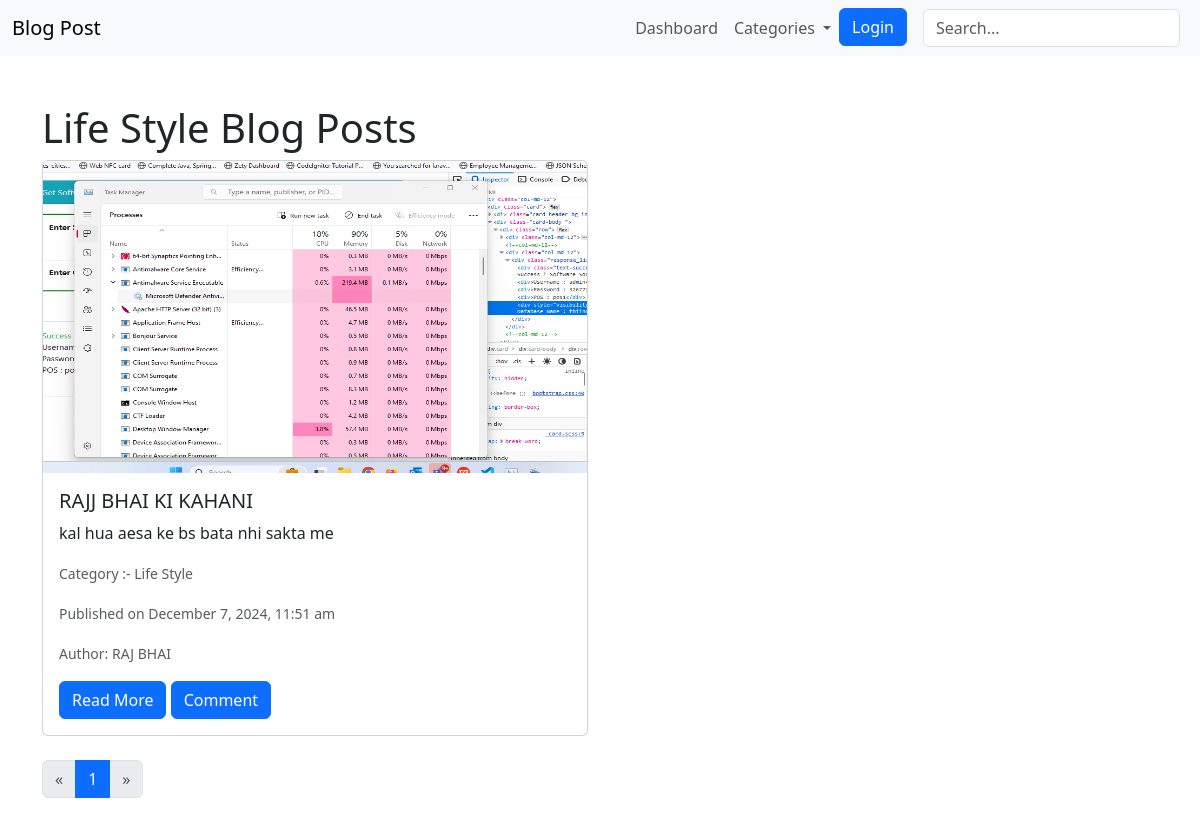
Screenshot of /category?cid=1 with the database file from the repository.
### tables this page shows
CREATE TABLE `categories` (
  `id` int(11) NOT NULL,
  `name` varchar(255) NOT NULL,
  `created_at` datetime DEFAULT CURRENT_TIMESTAMP
);

CREATE TABLE `posts` (
  `id` int(11) NOT NULL,
  `title` varchar(255) NOT NULL,
  `image` varchar(225) NOT NULL,
  `description` text,
  `authername` text,
  `publish_date` datetime NOT NULL,
  `status` enum('draft','published') DEFAULT 'published',
  `category_id` int(200) NOT NULL
);

### src/Controller.php (called while the page is built, shortened)
<?php
class Controller
{
    protected function render($view, $data = [])
    {
        extract($data);
        include "Views/$view.php";
    }
}

### src/Controllers/CategoryController.php (called while the page is built, shortened)
<?php
class CategoryController extends Controller {
    private $categoryModel;
    public function __construct($pdo) {
        $this->pdo = $pdo;
        $this->categoryModel = new Category($this->pdo);
    }
    public function getBlogByCaidById(){
       $id = $_REQUEST['cid'];
       $limit = 10;
        $page = isset($_GET['page']) && is_numeric($_GET['page']) ? (int)$_GET['page'] : 1;
        $offset = ($page - 1) * $limit;
        $posts = $this->categoryModel->catgetPaginatedPosts($limit, $offset, $id);
        $totalPosts = $this->categoryModel->catgetTotalPosts($id);
        $totalPages = ceil($totalPosts / $limit);
       $data = [
        'posts' => $posts,
        'currentPage' => $page,
        'totalPages' => $totalPages,
    ];
       $this->render("categorywiseblog",$data);
    }
}

### index.php (called while the page is built, shortened)
<?php
$router = new Router();
$router->get('/', HomeController::class, 'index');
$router->get('/Dashboard', HomeController::class, 'Dashboard');
$router->get('/MyProfile', HomeController::class, 'MyProfile');
$router->get('/Settings', HomeController::class, 'Settings');
$router->get('/ReadBlog', HomeController::class, 'ReadBlog');
$router->get('/Comment', HomeController::class, 'Comment');
$router->post('/Comment', CommentController::class, 'CommentPost');
$router->get('/category', CategoryController::class, 'getBlogByCaidById');
$router->get('/Admin/Login', AdminController::class, 'Login');
$router->post('/Admin/Login', AdminController::class, 'LoginAuth');
$router->get('/Admin/Deactivate', AdminController::class, 'deactivate');
$router->get('/Admin/Delete', AdminController::class, 'deleteUsers');
$router->get('/Admin/AddUser', AdminController::class, 'AddUser');
$router->post('/Admin/AddUser', AdminController::class, 'AddUserPost');
$router->get('/Admin/UserList', AdminController::class, 'UserList');
$router->get('/Admin/UserList', AdminController::class, 'UserList');
$router->get('/Admin/UserList', AdminController::class, 'UserList');
$router->get('/Admin/welcome', AdminController::class, 'welcome');
$router->get('/Admin/Logout', AdminController::class, 'Logout');
$router->get('/Admin/AddBlog', AdminController::class, 'AddBlog');
$router->post('/Admin/AddBlog', AdminController::class, 'AddBlogPost');
$router->get('/Admin/BlogList', AdminController::class, 'BlogList');
$router->get('/Admin/BlogSingle', AdminController::class, 'BlogSingle');
$router->get('/Admin/BlogDelete', AdminController::class, 'BlogDelete');
$router->get('/Admin/BlogSingleEdit', AdminController::class, 'BlogSingleEdit');
$router->post('/Admin/BlogSingleEdit', AdminController::class, 'BlogSingleEditPost');
$router->get('/Admin/Comment', CommentController::class, 'CommentList');
$router->get('/Admin/ApproveComment', CommentController::class, 'ApproveComment');
$router->get('/Admin/DeleteComment', CommentController::class, 'DeleteComment');
$router->get('/Admin/CategorySystem', CategoryController::class, 'CategorySystem');
$router->post('/Admin/CategorySystem', CategoryController::class, 'CategorySystemPost');
$router->get('/search', AdminController::class, 'searchPosts');
$router->dispatch();

### src/Controllers/AdminController.php (called while the page is built, shortened)
<?php
class AdminController extends Controller {
    private $categoryModel;
    public function __construct($pdo) {
        $this->pdo = $pdo;
        $this->categoryModel = new Category($this->pdo);
    }
    public function getCategoryById($id){
        $data = $this->categoryModel->getCategoryById($id);
        return $data;
    }
}

### src/Models/Category.php (called while the page is built, shortened)
<?php
class Category {
    private $pdo;
    public function __construct($pdo) {
        $this->pdo = $pdo;
    }
    public function getCategoryById($id) {
        $stmt = $this->pdo->prepare("SELECT * FROM categories WHERE id = :id");
        $stmt->execute(['id' => $id]);
        return $stmt->fetch(PDO::FETCH_ASSOC);
    }
    public function catgetPaginatedPosts($limit, $offset, $category_id) {
        $stmt = $this->pdo->prepare("SELECT  posts.*,cg.name as catname FROM posts  left join categories cg on cg.id = posts.category_id  WHERE category_id = :category_id ORDER BY publish_date DESC LIMIT :limit OFFSET :offset");
        $stmt->bindParam(':category_id', $category_id, PDO::PARAM_INT);
        $stmt->bindParam(':limit', $limit, PDO::PARAM_INT);
        $stmt->bindParam(':offset', $offset, PDO::PARAM_INT);
        $stmt->execute();
        return $stmt->fetchAll(PDO::FETCH_ASSOC);
    }
    public function catgetTotalPosts($category_id) {
        $stmt = $this->pdo->query("SELECT COUNT(*) as total FROM posts where category_id = '$category_id' ");
        return $stmt->fetch(PDO::FETCH_ASSOC)['total'];
    }
}

### src/Views/headerweb.php (the view, shortened to what this page needs)
<nav class="navbar navbar-expand-lg navbar-light bg-light">
    <?php
    $db = new Database();
    $pdo = $db->getConnection();
    $menuController = new AdminController($pdo);
    ?>
    <div class="container-fluid">
        <a class="navbar-brand" href="javascript:void(0);">Blog Post</a>
        <div class="collapse navbar-collapse" id="navbarNav">
            <ul class="navbar-nav ms-auto">
                <li class="nav-item">
                    <a class="nav-link" href="<?= ROOT_URL ?>">Dashboard</a>
                </li>
                <li class="nav-item dropdown">
                    <a class="nav-link dropdown-toggle" href="#" id="navbarDropdown" role="button" data-bs-toggle="dropdown" aria-expanded="false">
                        Categories
                    </a>
                </li>
                <li class="nav-item">
                    <a class="btn btn-primary" target="_blank" href="<?= ROOT_URL ?>Admin/Login">Login</a>
                </li>
            </ul>
            <form class="d-flex ms-3 position-relative" action="<?= ROOT_URL ?>/search_results.php" method="GET">
                <input class="form-control me-2" type="search" placeholder="Search..." aria-label="Search" id="search" name="query">
            </form>
        </div>
    </div>
</nav>

### src/Views/categorywiseblog.php (shortened to what this page needs)
<!DOCTYPE html>
<html lang="en">
<head>
    <link href="https://cdn.jsdelivr.net/npm/bootstrap@5.3.0-alpha1/dist/css/bootstrap.min.css" rel="stylesheet">
</head>
<body>
<?  $querystring = $_SERVER['QUERY_STRING'];?>
    <? include("headerweb.php");   $catname = $menuController->getCategoryById($_REQUEST['cid']);?>
    <div class="container mt-5">
        <h1><?=$catname['name']?> Blog Posts</h1>
        <div class="row">
            <?php if (count($posts) > 0): ?>
                <?php foreach ($posts as $post): ?>
                    <div class="col-md-6 mb-4">
                        <div class="card">
                            <img style="height: 312px !important;width: 100% !important;" src="public/uploads/<?= htmlspecialchars($post['image']) ?>" class="card-img-top" alt="<?= htmlspecialchars($post['title']) ?>">
                            <div class="card-body">
                                <h5 class="card-title"><?= htmlspecialchars($post['title']) ?></h5>
                                <p class="card-text">
                                    <?=nl2br(htmlspecialchars(mb_strimwidth($post['description'], 0, 100, '...')))?>
                                </p>
                                <p class="text-muted">
                                    <small>Category :- <?= ($post['catname']) ?></small>
                                </p>
                                <p class="text-muted">
                                    <small>Published on <?= date('F j, Y, g:i a', strtotime($post['publish_date'])) ?></small>
                                </p>
                                <p class="text-muted"><small>Author: <?= htmlspecialchars($post['authername']) ?></small></p>
                                <a href="ReadBlog?bpid=<?= $post['id'] ?>" class="btn btn-primary">Read More</a>
                                <a href="Comment?bpid=<?= $post['id'] ?>" class="btn btn-primary">Comment</a>
                            </div>
                        </div>
                    </div>
                <?php endforeach; ?>
            <?php else: ?>
                <p>No blog posts found.</p>
            <?php endif; ?>
        </div>
        <nav aria-label="Page navigation">
            <ul class="pagination">
                <li class="page-item <?= ($currentPage == 1) ? 'disabled' : '' ?>">
                    <a class="page-link" href="?<?=$querystring?>&page=<?= max(1, $currentPage - 1) ?>" aria-label="Previous">
                        <span aria-hidden="true">&laquo;</span>
                    </a>
                </li>
                <?php for ($i = 1; $i <= $totalPages; $i++): ?>
                    <li class="page-item <?= ($i == $currentPage) ? 'active' : '' ?>">
                        <a class="page-link" href="?<?=$querystring?>&page=<?= $i ?>"><?= $i ?></a>
                    </li>
                <?php endfor; ?>
                <li class="page-item <?= ($currentPage == $totalPages) ? 'disabled' : '' ?>">
                    <a class="page-link" href="?<?=$querystring?>&page=<?= min($totalPages, $currentPage + 1) ?>" aria-label="Next">
                        <span aria-hidden="true">&raquo;</span>
                    </a>
                </li>
            </ul>
        </nav>
    </div>
</body>
</html>

### rows the page displays
categories: name "Life Style"
posts: image (picture), title "RAJJ BHAI KI KAHANI", description "kal hua aesa ke bs bata nhi sakta me", category.name "Life Style", publish_date "December 7, 2024, 11:51 am", authername "RAJ BHAI"
